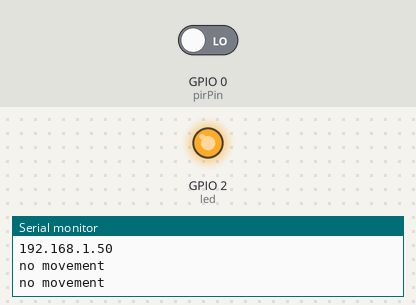
Recording of a program running on a simulated ESP8266 (NodeMCU). Shown: output pins drawn as LEDs (lit = HIGH), the last lines printed to the serial monitor. The inputs (shaded band) are chosen by the test bench; at power-on: GPIO 0 (pirPin) LOW. WiFi joins after 1.5 s; servers stay silent unless stated; storage starts empty; EEPROM starts erased.

Above: at 2.7 s.
2.8 s: GPIO 0 (pirPin) driven HIGH
At 4.1 s:
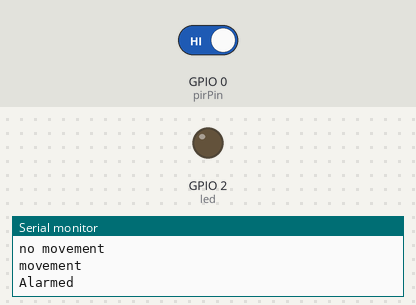
12.0 s: GPIO 0 (pirPin) driven LOW
At 13.5 s:
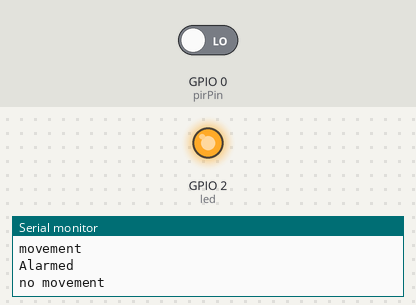
Timing chart, 0 to 15.0 s (numbered marks = the images above; inputs shaded):
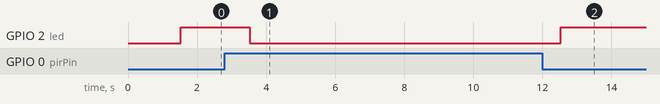

Measured:
- after the input at 2.8 s, GPIO 2 (led): HIGH → LOW after 0.73 s
- after the input at 12.0 s, GPIO 2 (led): LOW → HIGH after 0.54 s

The program:

main.cpp
```cpp
#include <FS.h>          //this needs to be first, or it all crashes and burns...
#include <ESP8266WiFi.h> //https://github.com/esp8266/Arduino
// needed for library
#include <DNSServer.h>
#include <ESP8266WebServer.h>
#include <WiFiManager.h> //https://github.com/tzapu/WiFiManager

#include <ArduinoJson.h> //https://github.com/bblanchon/ArduinoJson

#include <FastBot.h>
// FastBot bot("468671560:AAFm-DVnQp0ky81rXY79pOYoewX2Od9x68k");
FastBot *bot;

#include <EEPROM.h>

// define your default values here, if there are different values in config.json, they are overwritten.
char bot_token[50];
char chat_id[16];
// char blynk_token[34] = "YOUR_BLYNK_TOKEN";

// flag for saving data
bool shouldSaveConfig = false;

// датчик движения
// "HC-SR505"
// umnyjdomik.ru
int led = 2;    // назначение пина для светодиода
int pirPin = 0; // назначение пина для мини ИК датчика
int value;      // переменная для хранения положения датчика

unsigned long previousMillis = 0; // Сохраняет время последнего вывода сообщения
const long interval = 10000;      // Интервал в миллисекундах (10 секунд)

// callback notifying us of the need to save config
void saveConfigCallback()
{
  Serial.println("Should save config");
  shouldSaveConfig = true;
}

void saveAlarmStatus(bool status)
{
  EEPROM.begin(1); // Инициализация EEPROM с размером 512 байт
  EEPROM.put(0, status);
  EEPROM.commit(); // Сохранение изменений
  EEPROM.end();    // Завершение работы с EEPROM
}

bool alarmed()
{
  bool valueRead;
  EEPROM.begin(1);
  EEPROM.get(0, valueRead);
  EEPROM.end();
  return valueRead;
}

// обработчик сообщений
void newMsg(FB_msg &msg)
{
  Serial.println(msg.toString());

  if (msg.text == "/stop")
  {
    bot->sendMessage("Alarm Bot Stoped", chat_id);
    saveAlarmStatus(false);
  }
  else if (msg.text == "/start")
  {
    bot->sendMessage("Alarm Bot Started", chat_id);
    saveAlarmStatus(true);
  }

  // // ответить
  // bot->replyMessage("Hello!", msg.messageID, msg.chatID);
  // // bot.sendMessage("start", msg.chatID);
  // bot->sendMessage("newMsg", chat_id);
}

void setup()
{
  // put your setup code here, to run once:
  Serial.begin(115200);
  Serial.println();

  // clean FS, for testing
  // SPIFFS.format();

  // read configuration from FS json
  Serial.println("mounting FS...");

  if (SPIFFS.begin())
  {
    Serial.println("mounted file system");
    if (SPIFFS.exists("/config.json"))
    {
      // file exists, reading and loading
      Serial.println("reading config file");
      File configFile = SPIFFS.open("/config.json", "r");
      if (configFile)
      {
        Serial.println("opened config file");
        size_t size = configFile.size();
        // Allocate a buffer to store contents of the file.
        std::unique_ptr<char[]> buf(new char[size]);

        configFile.readBytes(buf.get(), size);

#ifdef ARDUINOJSON_VERSION_MAJOR >= 6
        DynamicJsonDocument json(1024);
        auto deserializeError = deserializeJson(json, buf.get());
        serializeJson(json, Serial);
        if (!deserializeError)
        {
#else
        DynamicJsonBuffer jsonBuffer;
        JsonObject &json = jsonBuffer.parseObject(buf.get());
        json.printTo(Serial);
        if (json.success())
        {
#endif
          Serial.println("\nparsed json");
          strcpy(bot_token, json["bot_token"]);
          strcpy(chat_id, json["chat_id"]);
          // strcpy(blynk_token, json["blynk_token"]);
        }
        else
        {
          Serial.println("failed to load json config");
        }
        configFile.close();
      }
    }
  }
  else
  {
    Serial.println("failed to mount FS");
  }
  // end read

  // The extra parameters to be configured (can be either global or just in the setup)
  // After connecting, parameter.getValue() will get you the configured value
  // id/name placeholder/prompt default length
  WiFiManagerParameter custom_bot_token("token", "telegram bot token", bot_token, 50);
  WiFiManagerParameter custom_chat_id("chatid", "telegram chat id", chat_id, 16);
  // WiFiManagerParameter custom_blynk_token("blynk", "blynk token", blynk_token, 32);

  // WiFiManager
  // Local intialization. Once its business is done, there is no need to keep it around
  WiFiManager wifiManager;

  // set config save notify callback
  wifiManager.setSaveConfigCallback(saveConfigCallback);

  // set static ip
  // wifiManager.setSTAStaticIPConfig(IPAddress(10, 0, 1, 99), IPAddress(10, 0, 1, 1), IPAddress(255, 255, 255, 0));

  // add all your parameters here
  wifiManager.addParameter(&custom_bot_token);
  wifiManager.addParameter(&custom_chat_id);
  // wifiManager.addParameter(&custom_blynk_token);

  // reset settings - for testing
  wifiManager.resetSettings();

  // set minimu quality of signal so it ignores AP's under that quality
  // defaults to 8%
  // wifiManager.setMinimumSignalQuality();

  // sets timeout until configuration portal gets turned off
  // useful to make it all retry or go to sleep
  // in seconds
  // wifiManager.setTimeout(120);

  // fetches ssid and pass and tries to connect
  // if it does not connect it starts an access point with the specified name
  // here  "AutoConnectAP"
  // and goes into a blocking loop awaiting configuration
  if (!wifiManager.autoConnect("BulbLampAlarm", "password"))
  {
    Serial.println("failed to connect and hit timeout");
    delay(3000);
    // reset and try again, or maybe put it to deep sleep
    ESP.reset();
    delay(5000);
  }

  // if you get here you have connected to the WiFi
  Serial.println("connected...yeey :)");

  // read updated parameters
  strcpy(bot_token, custom_bot_token.getValue());
  strcpy(chat_id, custom_chat_id.getValue());
  // strcpy(blynk_token, custom_blynk_token.getValue());
  Serial.println("The values in the file are: ");
  Serial.println("\tbot_token : " + String(bot_token));
  Serial.println("\tchat_id : " + String(chat_id));
  // Serial.println("\tblynk_token : " + String(blynk_token));

  // save the custom parameters to FS
  if (shouldSaveConfig)
  {
    Serial.println("saving config");
#ifdef ARDUINOJSON_VERSION_MAJOR >= 6
    DynamicJsonDocument json(1024);
#else
    DynamicJsonBuffer jsonBuffer;
    JsonObject &json = jsonBuffer.createObject();
#endif
    json["bot_token"] = bot_token;
    json["chat_id"] = chat_id;
    // json["blynk_token"] = blynk_token;

    File configFile = SPIFFS.open("/config.json", "w");
    if (!configFile)
    {
      Serial.println("failed to open config file for writing");
    }

#ifdef ARDUINOJSON_VERSION_MAJOR >= 6
    serializeJson(json, Serial);
    serializeJson(json, configFile);
#else
    json.printTo(Serial);
    json.printTo(configFile);
#endif
    configFile.close();
    // end save
  }

  Serial.println("local ip");
  Serial.println(WiFi.localIP());

  bot = new FastBot(bot_token);
  // FastBot bot(bot_token);

  // bot.sendMessage("start", chat_id);
  bot->sendMessage("start", chat_id);
  bot->attach(newMsg);

  pinMode(led, OUTPUT);   // пин светодиода работает как выход
  pinMode(pirPin, INPUT); // пин датчика работает как вход
}

void loop()
{
  // Serial.println(String(bot_token));
  // Serial.println(String(chat_id));
  // delay(3000);

  // bot.tick();
  bot->tick();

  value = digitalRead(pirPin); // чтение значения с датчика
  if (value == HIGH)           // когда с ИК сенсора появляется высокий уровень, светодиод загорается
  {
    digitalWrite(led, LOW);
    Serial.println("movement");
    if (alarmed())
    {
      unsigned long currentMillis = millis();
      // Проверяем прошедшее время с момента последнего вывода сообщения
      if (currentMillis - previousMillis >= interval)
      {
        // Сохраняем текущее время для следующего цикла
        previousMillis = currentMillis;
        // Выводим ваше сообщение
        Serial.println("Sending bot msg");
        bot->sendMessage("Alarm movement!", chat_id);
      }
      Serial.println("Alarmed");
    }
    else
    {
      Serial.println("Not alarmed");
    }
  }
  else
  {
    digitalWrite(led, HIGH);
    Serial.println("no movement");
  }
  delay(1000);
}
```
